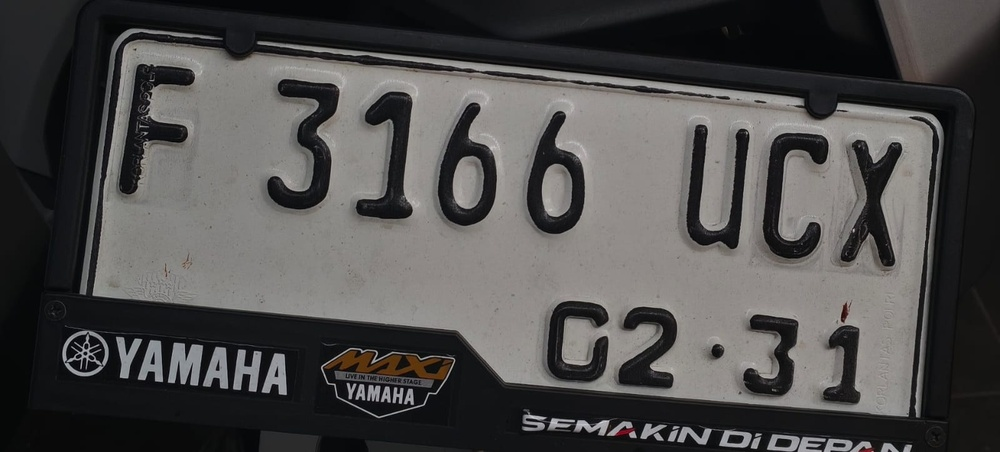
#> input picture images/gambar_gelap.jpg, 1000 x 452 px, shrunk from 1600 x 724 before the run
$ python main.py
#> lines starting #> are read from the running program, lines starting #| are printed output that depends on the picture
import cv2
import matplotlib.pyplot as plt
import os

gambar = [
    "images/gambar_gelap.jpg",
    "images/gambar_normal.jpg",
    "images/gambar_terang.jpg"
]

judul = ["Gambar Gelap", "Gambar Normal", "Gambar Terang"]

os.makedirs("hasil", exist_ok=True)

plt.figure(figsize=(10, 8))

for i in range(3):
    img = cv2.imread(gambar[i], 0)
#> img: shape (452, 1000); min 0, max 214, mean 76.3

    if img is None:
        print("Gambar tidak ditemukan:", gambar[i])
        continue

    plt.subplot(3, 2, i * 2 + 1)
    plt.imshow(img, cmap="gray")
    plt.title(judul[i])
    plt.axis("off")

    plt.subplot(3, 2, i * 2 + 2)
    plt.hist(img.ravel(), bins=256, range=(0, 256))
    plt.title("Histogram")
    plt.xlabel("Intensitas Piksel")
    plt.ylabel("Jumlah Piksel")

plt.tight_layout()
plt.savefig("hasil/hasil_histogram.png")
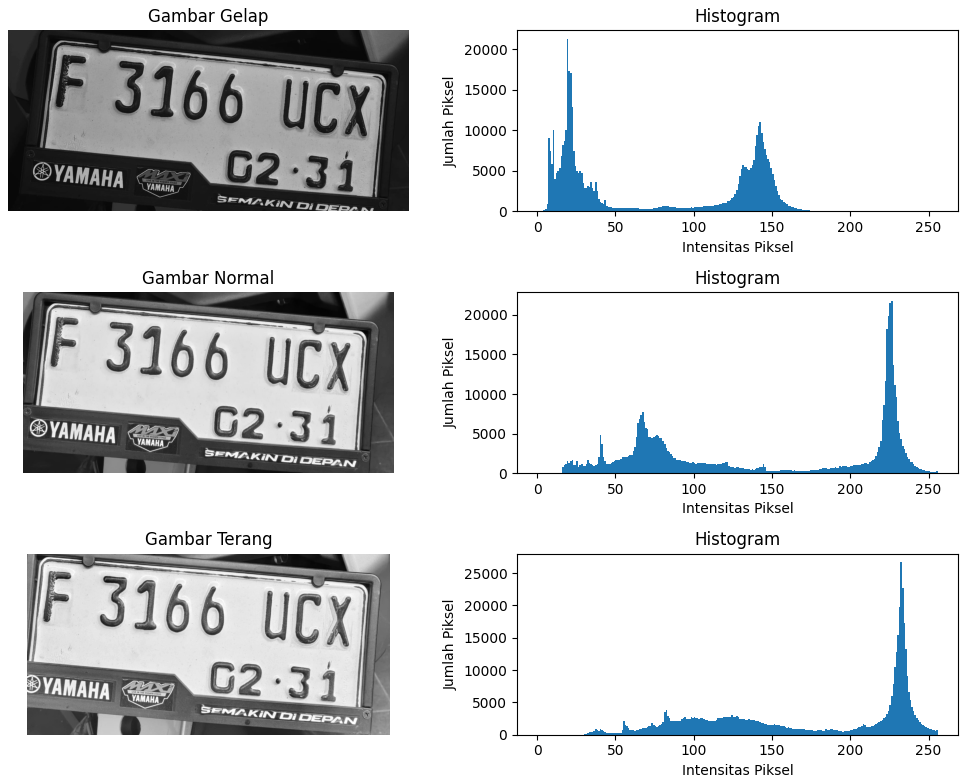
#> figure drawn by matplotlib, 6 panels; panel 2: tallest bar 21246 high, from x = 19 to 20; panel 4: tallest bar 21812 high, from x = 226 to 227; panel 6: tallest bar 26676 high, from x = 232 to 233
plt.show()
